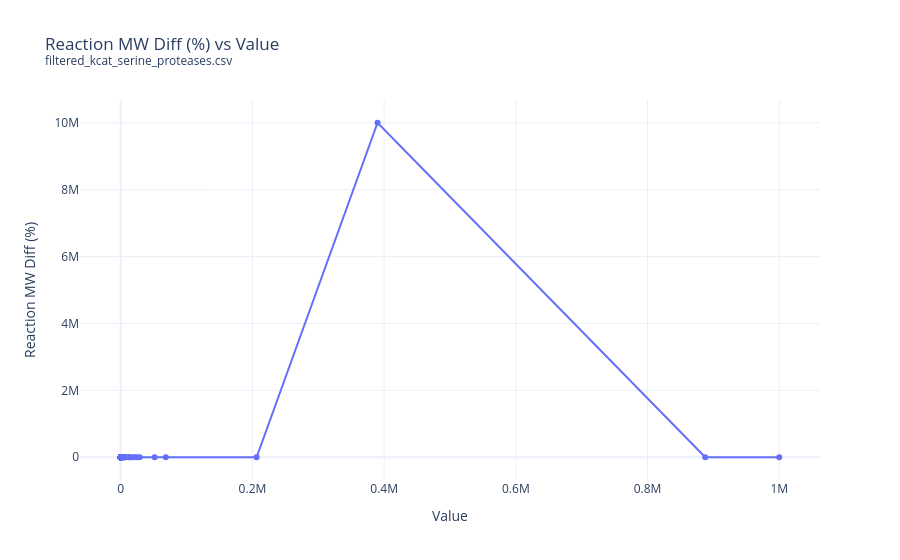

Notebook source saved alongside this figure:
### Code cell
import pandas as pd
import plotly.express as px

# Load the dataset
df = pd.read_csv("/Users/chideraangwadom/SerineProtease/molecule_analysis/filtered_kcat_serine_proteases.csv")

# Keep only relevant columns and drop missing values
df = df[['value', 'reaction_mw_diff_perc', 'reaction_smiles']].dropna()

# Sort by 'value' for a clean line plot
df = df.sort_values('value')

# Create Plotly line plot
fig = px.line(
    df,
    x='value',
    y='reaction_mw_diff_perc',
    title="Reaction MW Diff (%) vs Value<br><sup>filtered_kcat_serine_proteases.csv</sup>",
    markers=True,
    labels={
        'value': 'Value',
        'reaction_mw_diff_perc': 'Reaction MW Diff (%)'
    },
    hover_data=['reaction_smiles']  # 🧪 show SMILES string on hover
)

fig.update_layout(
    template='plotly_white',
    hovermode='x unified'
)

fig.show()

### Figure 1 — Plotly figure (JSON) as saved in the notebook; plotly's stock layout.template omitted (floating-point values rounded to 4 significant figures; data arrays with more than 128 entries replaced by an {"elided": "..."} marker saying what was removed)
{"data": [{"customdata": {"elided": "628x1 str values"}, "hovertemplate": "Value=%{x}<br>Reaction MW Diff (%)=%{y}<br>reaction_smiles=%{customdata[0]}<extra></extra>", "legendgroup": "", "line": {"color": "#636efa", "dash": "solid"}, "marker": {"symbol": "circle"}, "mode": "lines+markers", "name": "", "orientation": "v", "showlegend": false, "type": "scatter", "x": {"elided": "628 float values"}, "xaxis": "x", "y": {"elided": "628 float values"}, "yaxis": "y"}], "layout": {"hovermode": "x unified", "legend": {"tracegroupgap": 0}, "title": {"text": "Reaction MW Diff (%) vs Value<br><sup>filtered_kcat_serine_proteases.csv</sup>"}, "xaxis": {"anchor": "y", "domain": [0, 1], "title": {"text": "Value"}}, "yaxis": {"anchor": "x", "domain": [0, 1], "title": {"text": "Reaction MW Diff (%)"}}}}
